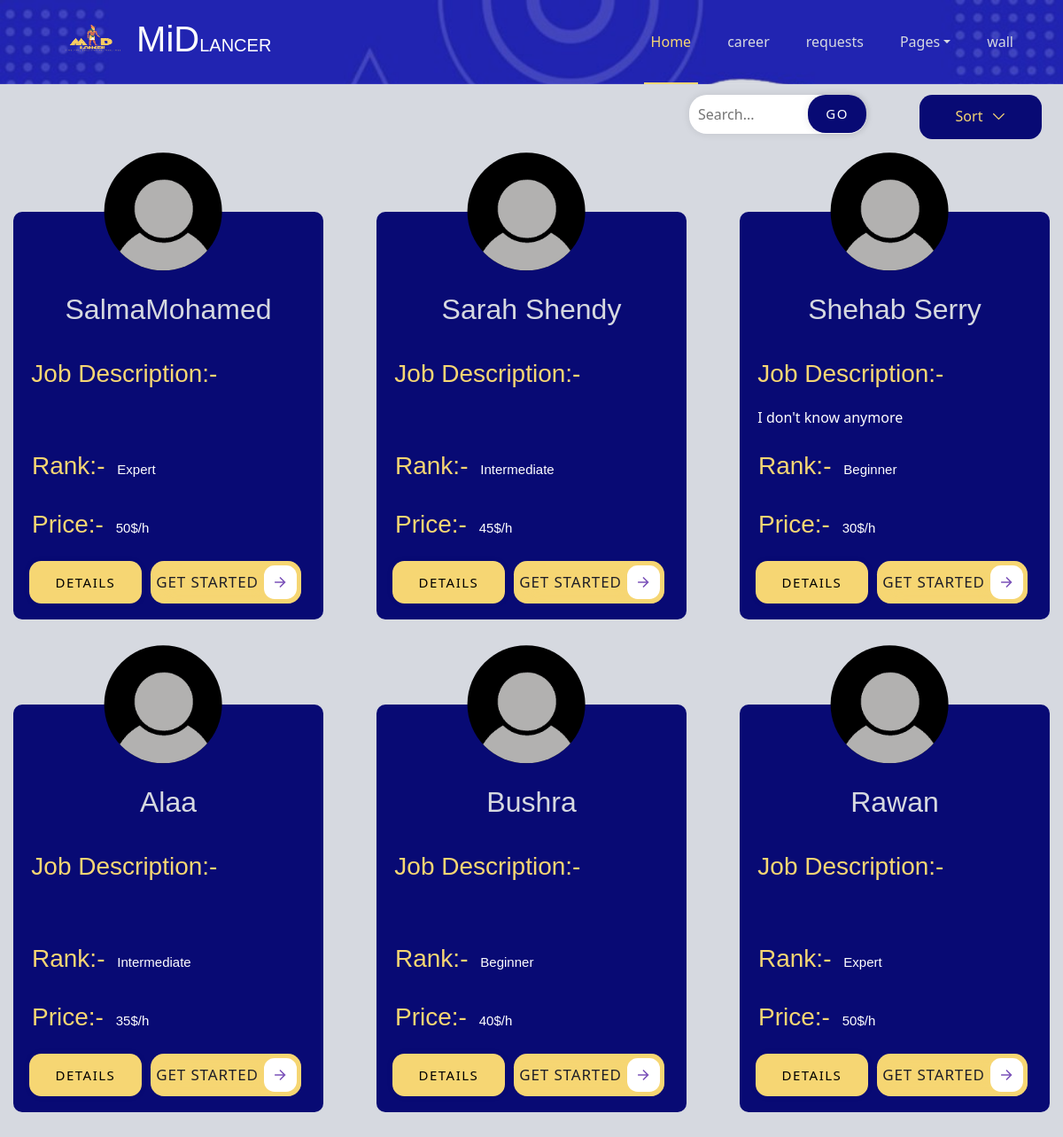
The app's page /freelancers.php?cid=1, older data.
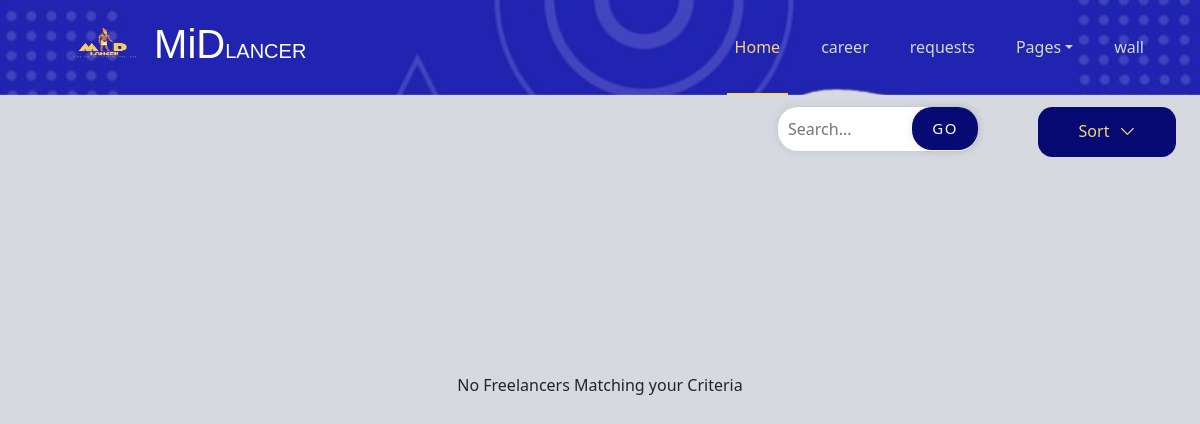
The same page, newer data.
### tables this page shows
CREATE TABLE `freelancer` (
  `freelancer_id` int(11) NOT NULL,
  `freelancer_name` varchar(255) NOT NULL,
  `email` varchar(255) NOT NULL,
  `phone_number` varchar(11) NOT NULL,
  `password` varchar(255) NOT NULL,
  `birthdate` date NOT NULL,
  `national_id` varchar(14) NOT NULL,
  `freelancer_image` longtext DEFAULT NULL,
  `job_title` varchar(255) NOT NULL,
  `available_hours` int(11) DEFAULT NULL,
  `price/hr` float DEFAULT NULL,
  `link1` varchar(255) DEFAULT NULL,
  `link2` varchar(255) DEFAULT NULL,
  `freelancer_file` longtext DEFAULT NULL,
  `bio` text DEFAULT NULL,
  `premium` varchar(255) DEFAULT '0',
  `view` int(11) DEFAULT 0,
  `hidden` tinyint(1) DEFAULT 0,
  `career_id` int(11) NOT NULL,
  `rank_id` int(11) DEFAULT 1,
  `webssite_price` int(11) NOT NULL DEFAULT 5
);

CREATE TABLE `rank` (
  `rank_id` int(11) NOT NULL,
  `rank` varchar(250) NOT NULL
);

### freelancers.php (the view, shortened to what this page needs)
<?php
include 'nav+bm.php';
if (isset($_GET['cid']))
    $cid = mysqli_real_escape_string($connect, $_GET['cid']);
if (isset($_GET['sort']))
    $sort = mysqli_real_escape_string($connect, $_GET['sort']);
else
    $sort = '';
if (isset($_GET['search']))
    $search = mysqli_real_escape_string($connect, $_GET['search']);
else
    $search = '';
if (isset($_GET['b']) && $_GET['b'] == 1)
{
    $displayFLs = "SELECT *,`freelancer`.`freelancer_id` AS 'f_fid' FROM `bookmark`
                   JOIN `freelancer` ON `bookmark`.`freelancer_id` = `freelancer`.`freelancer_id`
                   JOIN `rank` ON `freelancer`.`rank_id` = `rank`.`rank_id`
                   JOIN `career` ON `freelancer`.`career_id` = `career`.`career_id`
                   WHERE `bookmark`.`user_id` = '$user_id'
                   AND (`freelancer`.`freelancer_name` LIKE '%$search%' OR `freelancer`.`bio` LIKE '%$search%') AND `freelancer`.`hidden` = '0'
                   GROUP BY `freelancer`.`freelancer_id`
                  ";
}
else
{
    $displayFLs = "SELECT *, `freelancer`.`freelancer_id` AS 'f_fid' FROM `rank` JOIN `freelancer` ON `rank`.`rank_id` = `freelancer`.`rank_id`
                   LEFT JOIN `bookmark` on `freelancer`.`freelancer_id` = `bookmark`.`freelancer_id`
                   WHERE `freelancer`.`career_id` = '$cid' AND (`freelancer_name` LIKE '%$search%' OR `bio` LIKE '%$search%') AND `hidden` = '0'
                   GROUP BY `freelancer`.`freelancer_id`
                  ";
}
$limit = 6;
if (isset($_GET['page']))
    $pageNum = $_GET['page'];
else
    $pageNum = 1;
$offset = ($pageNum - 1) * $limit;
if ($sort == 'p_asc')
$displayFLs .= " ORDER BY `premium` DESC, `price/hr`, `freelancer`.`rank_id` DESC LIMIT $limit OFFSET $offset";
else if ($sort == 'p_dsc')
$displayFLs .= " ORDER BY `premium` DESC, `price/hr` DESC, `freelancer`.`rank_id` DESC LIMIT $limit OFFSET $offset";
else if ($sort == 'rank')
$displayFLs .= " ORDER BY `premium` DESC, `freelancer`.`rank_id` DESC LIMIT $limit OFFSET $offset";
else
$displayFLs .= " ORDER BY `premium` DESC LIMIT $limit OFFSET $offset";
$ExecDisplayFLs = mysqli_query($connect, $displayFLs);
?>
<!DOCTYPE html>
<html lang="en">
<head>
    <link href="https://cdn.jsdelivr.net/npm/bootstrap@5.0.2/dist/css/bootstrap.min.css" rel="stylesheet"
>
    <link rel="stylesheet" href="https://cdnjs.cloudflare.com/ajax/libs/font-awesome/6.6.0/css/all.min.css">
    <link rel="stylesheet" href="css/freelancers.css">
</head>
<body >
<div class="upper">
    <div class="search">
        <form method="GET" action="Freelancers.php">
            <input placeholder="Search..." type="text" name="search" value="<?php echo $search; ?>">
            <button type="submit">Go</button>
        </form>
    </div>
    <div class="menu">
        <div class="item">
            <a href="#" class="link">
                <span> Sort</span>
            </a>
        </div>
    </div>
</div>
<div class="cards pt-5">
    <?php if (mysqli_num_rows($ExecDisplayFLs) > 0) { while ($data = mysqli_fetch_assoc($ExecDisplayFLs)) { ?>
        <div class="main-dashcard" >
            <div class="image"><img src="img/profile/<?php echo $data['freelancer_image']?>" alt="Profile Pic"></div>
            <div class="txt">
                <div class="title">
                    <h2><?php echo $data['freelancer_name']; ?></h2>
                </div>
                <div class="content">
                    <h3>Job Description:-</h3>
                    <p><?php echo $data['bio']; ?></p>
                </div>
                <div class="ranks">
                    <h3>Rank:- <span><?php echo $data['rank']; ?></span></h3>
                    <br>
                    <h3>Price:- <span><?php echo $data['price/hr']; ?>$/h</span></h3>
                </div>
                <div class="btns">
                    <div class="buttons">
                        <a href="freelancerview.php?vfid=<?php echo $data['f_fid']?>"><button class="dtlsbtn">Details</button></a>
                        <?php if(isset($_SESSION['freelancer_id'])) { ?>
                        <button class="cssbuttons-io-button" type="submit" style="visibility: hidden">Get started
                            <div class="icon">
                                <svg height="24" width="24" viewBox="0 0 24 24" xmlns="http://www.w3.org/2000/svg">
                                    <path d="M0 0h24v24H0z" fill="none"></path>
                                    <path d="M16.172 11l-5.364-5.364 1.414-1.414L20 12l-7.778 7.778-1.414-1.414L16.172 13H4v-2z" fill="currentColor"></path>
                                </svg>
                            </div>
                        </button>
                        <?php } else {?>
                        <form method="POST">
                            <?php if(isset($_GET['details'])) {?>
                            <button class="cssbuttons-io-button" name="get_started" type="submit">Get started
                                <div class="icon">
                                    <svg height="24" width="24" viewBox="0 0 24 24" xmlns="http://www.w3.org/2000/svg">
                                        <path d="M0 0h24v24H0z" fill="none"></path>
                                        <path d="M16.172 11l-5.364-5.364 1.414-1.414L20 12l-7.778 7.778-1.414-1.414L16.172 13H4v-2z" fill="currentColor"></path>
                                    </svg>
                                </div>
                            </button>
                            <?php } else { ?>
                            <button class="cssbuttons-io-button" name="get_drop_down">Get started
                                <div class="icon">
                                    <svg height="24" width="24" viewBox="0 0 24 24" xmlns="http://www.w3.org/2000/svg">
                                        <path d="M0 0h24v24H0z" fill="none"></path>
                                        <path d="M16.172 11l-5.364-5.364 1.414-1.414L20 12l-7.778 7.778-1.414-1.414L16.172 13H4v-2z" fill="currentColor"></path>
                                    </svg>
                                </div>
                            </button>
                            <?php } } ?>
                        </form>
                    </div>
                </div>
            </div>
        </div>
    <?php } } else { ?>
        <div class="cards">
            <p>No Freelancers Matching your Criteria</p>
        </div>
    <?php } ?>
</div>
</body>
</html>

### nav+bm.php (shortened to what this page needs)
<!DOCTYPE html>
<html lang="en">
<head>
        <link rel="stylesheet" href="https://cdnjs.cloudflare.com/ajax/libs/font-awesome/6.6.0/css/all.min.css"
 />
    <link href="css/bootstrap.min.css" rel="stylesheet">
    <link href="css/nav+bm.css" rel="stylesheet">
</head>
        <body>
        <div class="container-xxl position-relative p-0">
            <nav class="navbar navbar-expand-lg navbar-light px-4 px-lg-5  py-lg-0">
                <a href="home.php" class="navbar-brand p-0">
                    <h1 class="m-0"><img src="imgs/MiDlancer (2).png" class="w-50 " alt="">MiD<span
                            class="fs-5">LANCER</span></h1>
                </a>
                <div class="collapse navbar-collapse" id="navbarCollapse">
                    <div class="navbar-nav ms-auto py-0">
                        <a href="index.php" class="nav-item nav-link active">Home</a>
                        <?php if(isset($user_id)) {?>
                        <a href="client_profile.php" class="nav-item nav-link">profile</a>
                        <a href="career.php" class="nav-item nav-link">career</a>
                        <?php } else if(isset($LI_F_id)) {?>
                        <a href="client_profile.php" class="nav-item nav-link">profile</a>
                        <a href="career.php" class="nav-item nav-link">career</a>
                        <?php } else {?>
                        <a href="career.php" class="nav-item nav-link">career</a>
                        <?php }?>
                        <a href="#" class="nav-item nav-link">requests</a>
                        <div class="nav-item dropdown">
                            <a href="#" class="nav-link dropdown-toggle" data-bs-toggle="dropdown">Pages</a>
                        </div>
                        <a href="contact.html" class="nav-item nav-link">wall</a>
                    </div>
                </div>
            </nav>
        </div>
</body>
</html>

### css/nav+bm.css (style rules this page uses)
:root { --primary-color: #080a74; --secondary-color: #f6d673; --Thirdly-color: #d6d9e0; --fourthly-color: #1d1d27; }
.navbar { background-image: url(../imgs/nav.png); background-repeat: no-repeat; background-size: cover; }
.navbar-light .navbar-nav .nav-link { position: relative; margin-left: 25px; padding: 35px 0; color: var(--Thirdly-color) !important; outline: none; transition: .5s; }
.navbar-light .navbar-nav .nav-link:hover, .navbar-light .navbar-nav .nav-link.active { color: var(--secondary-color) !important; }
.navbar-light .navbar-brand h1 { color: #FFFFFF; }
.navbar-light .navbar-brand img { max-height: 60px; transition: .5s; }
@media (min-width: 992px) { .navbar-light { position: absolute; width: 100%; top: 0; left: 0; border-bottom: 1px solid rgba(256, 256, 256, .1); z-index: 999; } }
@media (min-width: 992px) { .navbar-light .navbar-nav .nav-link::before { position: absolute; content: ""; width: 0; height: 2px; bottom: -1px; left: 50%; background: var(--secondary-color); transition: .5s; } }
@media (min-width: 992px) { .navbar-light .navbar-nav .nav-link:hover::before, .navbar-light .navbar-nav .nav-link.active::before { width: 100%; left: 0; } }
button { padding: 4px 20px; border-radius: 50px; cursor: pointer; border: 0; border-radius: 0.9em; background-color: var(--secondary-color); box-shadow: rgb(0 0 0 / 5%) 0 0 8px; letter-spacing: 1.5px; text-transform: uppercase; font-size: 15px; transition: all 0.5s ease; font-family: inherit; margin-left: 20px; }
a { text-decoration: none; color: var(--fourthly-color); }
h2 { color: var(--Thirdly-color); }

Row changes from the older to the newer data that the page shows:
removed freelancer: freelancer_image (placeholder picture), freelancer_name "SalmaMohamed", rank.rank "Expert", value "50"
removed freelancer: freelancer_image (placeholder picture), freelancer_name "Sarah Shendy", rank.rank "Intermediate", value "45"
removed freelancer: freelancer_image (placeholder picture), freelancer_name "Shehab Serry", bio "I don't know anymore", rank.rank "Beginner", value "30"
removed freelancer: freelancer_image (placeholder picture), freelancer_name "Alaa", rank.rank "Intermediate", value "35"
removed freelancer: freelancer_image (placeholder picture), freelancer_name "Bushra", rank.rank "Beginner", value "40"
removed freelancer: freelancer_image (placeholder picture), freelancer_name "Rawan", rank.rank "Expert", value "50"
Text that changed along with them:
text now shown: "No Freelancers Matching your Criteria"
